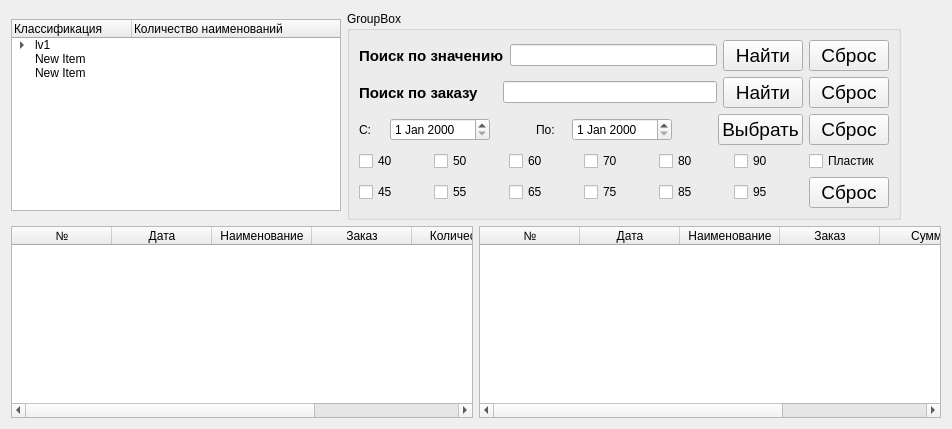
      <widget class="QWidget" name="tab_pay">
       <attribute name="title">
        <string>Оплаты</string>
       </attribute>
       <layout class="QVBoxLayout" name="verticalLayout_16">
        <item>
         <layout class="QHBoxLayout" name="lay_menu_pay">
          <item>
           <widget class="QTreeWidget" name="tree_pay">
            <property name="sizePolicy">
             <sizepolicy hsizetype="Maximum" vsizetype="Maximum">
              <horstretch>0</horstretch>
              <verstretch>0</verstretch>
             </sizepolicy>
            </property>
            <property name="minimumSize">
             <size>
              <width>330</width>
              <height>180</height>
             </size>
            </property>
            <property name="font">
             <font>
              <weight>62</weight>
              <italic>false</italic>
              <bold>true</bold>
             </font>
            </property>
            <attribute name="headerDefaultSectionSize">
             <number>120</number>
            </attribute>
            <column>
             <property name="text">
              <string notr="true">Классификация</string>
             </property>
            </column>
            <column>
             <property name="text">
              <string>Количество наименований</string>
             </property>
            </column>
            <item>
             <property name="text">
              <string>lv1</string>
             </property>
             <item>
              <property name="text">
               <string>lv2</string>
              </property>
             </item>
            </item>
            <item>
             <property name="text">
              <string>New Item</string>
             </property>
            </item>
            <item>
             <property name="text">
              <string>New Item</string>
             </property>
            </item>
           </widget>
          </item>
          <item>
           <widget class="QGroupBox" name="box_serch_pay">
            <property name="sizePolicy">
             <sizepolicy hsizetype="Preferred" vsizetype="Maximum">
              <horstretch>0</horstretch>
              <verstretch>0</verstretch>
             </sizepolicy>
            </property>
            <property name="title">
             <string>GroupBox</string>
            </property>
            <layout class="QVBoxLayout" name="verticalLayout_8">
             <item>
              <layout class="QHBoxLayout" name="lay_value_serch_pay">
               <item>
                <widget class="QLabel" name="label_value_serch_pay">
                 <property name="font">
                  <font>
                   <pointsize>11</pointsize>
                   <weight>75</weight>
                   <italic>false</italic>
                   <bold>true</bold>
                  </font>
                 </property>
                 <property name="text">
                  <string>Поиск по значению</string>
                 </property>
                </widget>
               </item>
               <item>
                <widget class="QLineEdit" name="lineedit_value_serch_pay"/>
               </item>
               <item>
                <widget class="QPushButton" name="pushbutton_ok_value_serch_pay">
                 <property name="font">
                  <font>
                   <pointsize>14</pointsize>
                   <weight>50</weight>
                   <italic>false</italic>
                   <bold>false</bold>
                  </font>
                 </property>
                 <property name="text">
                  <string>Найти</string>
                 </property>
                </widget>
               </item>
               <item>
                <widget class="QPushButton" name="pushButton_cancel_value_serch_pay">
                 <property name="font">
                  <font>
                   <pointsize>14</pointsize>
                   <weight>50</weight>
                   <italic>false</italic>
                   <bold>false</bold>
                  </font>
                 </property>
                 <property name="text">
                  <string>Сброс</string>
                 </property>
                </widget>
               </item>
              </layout>
             </item>
             <item>
              <layout class="QHBoxLayout" name="lay_nomber_serch_pay">
               <item>
                <widget class="QLabel" name="label_nomber_serch_pay">
                 <property name="font">
                  <font>
                   <pointsize>11</pointsize>
                   <weight>75</weight>
                   <italic>false</italic>
                   <bold>true</bold>
                  </font>
                 </property>
                 <property name="text">
                  <string>Поиск по заказу</string>
                 </property>
                </widget>
               </item>
               <item>
                <spacer name="hspacer_nomber_serch_pay">
                 <property name="orientation">
                  <enum>Qt::Horizontal</enum>
                 </property>
                 <property name="sizeType">
                  <enum>QSizePolicy::Fixed</enum>
                 </property>
                 <property name="sizeHint" stdset="0">
                  <size>
                   <width>18</width>
                   <height>20</height>
                  </size>
                 </property>
                </spacer>
               </item>
               <item>
                <widget class="QLineEdit" name="lineedit_nomber_serch_pay"/>
               </item>
               <item>
                <widget class="QPushButton" name="pushbutton_ok_nomber_serch_pay">
                 <property name="font">
                  <font>
                   <pointsize>14</pointsize>
                   <weight>50</weight>
                   <italic>false</italic>
                   <bold>false</bold>
                  </font>
                 </property>
                 <property name="text">
                  <string>Найти</string>
                 </property>
                </widget>
               </item>
               <item>
                <widget class="QPushButton" name="pushbutton_cancel_nomber_serch_pay">
                 <property name="font">
                  <font>
                   <pointsize>14</pointsize>
                   <weight>50</weight>
                   <italic>false</italic>
                   <bold>false</bold>
                  </font>
                 </property>
                 <property name="text">
                  <string>Сброс</string>
                 </property>
                </widget>
               </item>
              </layout>
             </item>
             <item>
              <layout class="QHBoxLayout" name="lay_date_serch_pay">
               <item>
                <widget class="QLabel" name="label1_data_serch_pay">
                 <property name="minimumSize">
                  <size>
                   <width>25</width>
                   <height>0</height>
                  </size>
                 </property>
                 <property name="maximumSize">
                  <size>
                   <width>9</width>
                   <height>16777215</height>
                  </size>
                 </property>
                 <property name="text">
                  <string>С:</string>
                 </property>
                </widget>
               </item>
               <item>
                <widget class="QDateEdit" name="dateedit_start_serch_pay">
                 <property name="minimumSize">
                  <size>
                   <width>100</width>
                   <height>0</height>
                  </size>
                 </property>
                </widget>
               </item>
               <item>
                <spacer name="hspacer2__data_serch_pay">
                 <property name="orientation">
                  <enum>Qt::Horizontal</enum>
                 </property>
                 <property name="sizeType">
                  <enum>QSizePolicy::Fixed</enum>
                 </property>
                 <property name="sizeHint" stdset="0">
                  <size>
                   <width>40</width>
                   <height>20</height>
                  </size>
                 </property>
                </spacer>
               </item>
               <item>
                <widget class="QLabel" name="label2_data_serch_pay">
                 <property name="minimumSize">
                  <size>
                   <width>30</width>
                   <height>0</height>
                  </size>
                 </property>
                 <property name="maximumSize">
                  <size>
                   <width>15</width>
                   <height>16777215</height>
                  </size>
                 </property>
                 <property name="text">
                  <string>По:</string>
                 </property>
                </widget>
               </item>
               <item>
                <widget class="QDateEdit" name="dateedit_finish_serch_pay">
                 <property name="sizePolicy">
                  <sizepolicy hsizetype="Minimum" vsizetype="Fixed">
                   <horstretch>0</horstretch>
                   <verstretch>0</verstretch>
                  </sizepolicy>
                 </property>
                 <property name="minimumSize">
                  <size>
                   <width>100</width>
                   <height>0</height>
                  </size>
                 </property>
                </widget>
               </item>
               <item>
                <spacer name="hspacer1_data_serch_pay">
                 <property name="orientation">
                  <enum>Qt::Horizontal</enum>
                 </property>
                 <property name="sizeType">
                  <enum>QSizePolicy::Fixed</enum>
                 </property>
                 <property name="sizeHint" stdset="0">
                  <size>
                   <width>40</width>
                   <height>20</height>
                  </size>
                 </property>
                </spacer>
               </item>
               <item>
                <widget class="QPushButton" name="pushbutton_ok_data_serch_pay">
                 <property name="font">
                  <font>
                   <pointsize>14</pointsize>
                   <weight>50</weight>
                   <italic>false</italic>
                   <bold>false</bold>
                  </font>
                 </property>
                 <property name="text">
                  <string>Выбрать</string>
                 </property>
                </widget>
               </item>
               <item>
                <widget class="QPushButton" name="pushbutton_cancel_data_serch_pay">
                 <property name="font">
                  <font>
                   <pointsize>14</pointsize>
                   <weight>50</weight>
                   <italic>false</italic>
                   <bold>false</bold>
                  </font>
                 </property>
                 <property name="text">
                  <string>Сброс</string>
                 </property>
                </widget>
               </item>
              </layout>
             </item>
             <item>
              <layout class="QGridLayout" name="lay_hard_serch_pay">
               <item row="1" column="5">
                <widget class="QCheckBox" name="checkbox_95_hard_serch_pay">
                 <property name="text">
                  <string>95</string>
                 </property>
                </widget>
               </item>
               <item row="0" column="5">
                <widget class="QCheckBox" name="checkbox_90_hard_serch_pay">
                 <property name="text">
                  <string>90</string>
                 </property>
                </widget>
               </item>
               <item row="1" column="6">
                <widget class="QPushButton" name="pushbutton_cancel_hard_serch_pay">
                 <property name="font">
                  <font>
                   <pointsize>14</pointsize>
                   <weight>50</weight>
                   <italic>false</italic>
                   <bold>false</bold>
                  </font>
                 </property>
                 <property name="text">
                  <string>Сброс</string>
                 </property>
                </widget>
               </item>
               <item row="1" column="4">
                <widget class="QCheckBox" name="checkbox_85_hard_serch_pay">
                 <property name="text">
                  <string>85</string>
                 </property>
                </widget>
               </item>
               <item row="1" column="0">
                <widget class="QCheckBox" name="checkbox_45_hard_serch_pay">
                 <property name="text">
                  <string>45</string>
                 </property>
                </widget>
               </item>
               <item row="1" column="2">
                <widget class="QCheckBox" name="checkbox_65_hard_serch_pay">
                 <property name="text">
                  <string>65</string>
                 </property>
                </widget>
               </item>
               <item row="1" column="3">
                <widget class="QCheckBox" name="checkbox_75_hard_serch_pay">
                 <property name="text">
                  <string>75</string>
                 </property>
                </widget>
               </item>
               <item row="1" column="1">
                <widget class="QCheckBox" name="checkbox_55_hard_serch_pay">
                 <property name="text">
                  <string>55</string>
                 </property>
                </widget>
               </item>
               <item row="0" column="6">
                <widget class="QCheckBox" name="checkbox_plast_hard_serch_pay">
                 <property name="text">
                  <string>Пластик</string>
                 </property>
                </widget>
               </item>
               <item row="0" column="4">
                <widget class="QCheckBox" name="checkbox_80_hard_serch_pay">
                 <property name="text">
                  <string>80</string>
                 </property>
                </widget>
               </item>
               <item row="0" column="3">
                <widget class="QCheckBox" name="checkbox_70_hard_serch_pay">
                 <property name="text">
                  <string>70</string>
                 </property>
                </widget>
               </item>
               <item row="0" column="0">
                <widget class="QCheckBox" name="checkbox_40_hard_serch_pay">
                 <property name="text">
                  <string>40</string>
                 </property>
                </widget>
               </item>
               <item row="0" column="1">
                <widget class="QCheckBox" name="checkbox_50_hard_serch_pay">
                 <property name="text">
                  <string>50</string>
                 </property>
                </widget>
               </item>
               <item row="0" column="2">
                <widget class="QCheckBox" name="checkbox_60_hard_serch_pay">
                 <property name="text">
                  <string>60</string>
                 </property>
                </widget>
               </item>
              </layout>
             </item>
            </layout>
           </widget>
          </item>
          <item>
           <spacer name="hspacer_pay">
            <property name="orientation">
             <enum>Qt::Horizontal</enum>
            </property>
            <property name="sizeHint" stdset="0">
             <size>
              <width>40</width>
              <height>20</height>
             </size>
            </property>
           </spacer>
          </item>
         </layout>
        </item>
        <item>
         <layout class="QHBoxLayout" name="lay_table_pay">
          <item>
           <widget class="QTableWidget" name="table_in_pay">
            <column>
             <property name="text">
              <string>№</string>
             </property>
            </column>
            <column>
             <property name="text">
              <string>Дата</string>
             </property>
            </column>
            <column>
             <property name="text">
              <string>Наименование</string>
             </property>
            </column>
            <column>
             <property name="text">
              <string>Заказ</string>
             </property>
            </column>
            <column>
             <property name="text">
              <string>Количество</string>
             </property>
            </column>
            <column>
             <property name="text">
              <string>Текст</string>
             </property>
            </column>
           </widget>
          </item>
          <item>
           <widget class="QTableWidget" name="table_out_pay">
            <column>
             <property name="text">
              <string>№</string>
             </property>
            </column>
            <column>
             <property name="text">
              <string>Дата</string>
             </property>
            </column>
            <column>
             <property name="text">
              <string>Наименование</string>
             </property>
            </column>
            <column>
             <property name="text">
              <string>Заказ</string>
             </property>
            </column>
            <column>
             <property name="text">
              <string>Сумма</string>
             </property>
            </column>
            <column>
             <property name="text">
              <string>Текст</string>
             </property>
            </column>
           </widget>
          </item>
         </layout>
        </item>
       </layout>
      </widget>
